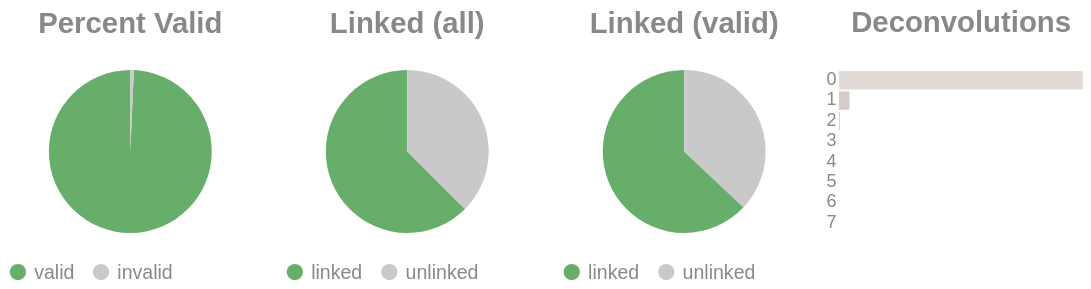

The code cell stored with this chart in its notebook:
### Code cell
if SKIPLR:
    pass
else:
    clash = Counter()
    for i in valids['molecule'].to_list():
        _mol = i.split("-")
        if len(_mol) == 1:
            clash.update('0')
        else:
            clash.update(_mol[-1])

    _d = {"deconvolutions": [], 'count': []}
    for k,v in clash.items():
        _d['deconvolutions'].append(k)
        _d['count'].append(v)

    tot_valid = valids['reads'].sum()
    mask = valids['reads'] >= 2
    n_linked_reads = valids.filter(mask)['reads'].sum()
    if n_linked_reads == 0:
        print_html("No linked molecules (>=2 reads) were detected; skipping linked-only distributions.")
        SKIPLR = True
    else:
        perc_valid = round(tot_valid / n_reads, 4)
        linked_perc_abs = round(n_linked_reads / n_reads, 4)
        linked_perc = round(n_linked_reads / tot_valid, 4)

    _valid = pl.DataFrame({"valids": ['valid', 'invalid'], "count": [tot_valid, n_reads - tot_valid]})
    _linked_abs = pl.DataFrame({"linked (absolute)": ['linked', 'unlinked'], "count": [n_linked_reads, n_reads - n_linked_reads]})
    _linked_rel = pl.DataFrame({"linked (valids)": ['linked', 'unlinked'], "count": [n_linked_reads, tot_valid - n_linked_reads]})

    (
        alt.hconcat(
            piechart(_valid, goodval = 'valid', title = "Percent Valid"),
            piechart(_linked_abs, goodval = "linked", title =  "Linked (all)"),
            piechart(_linked_rel, goodval = "linked", title =  "Linked (valid)"),
            convolutionbar(pl.DataFrame(_d), title = "Deconvolutions"),
            center = True,
            bounds = 'flush'
        )
        .resolve_scale(color='independent')
        .resolve_legend('independent')
        .properties(usermeta={'embedOptions': {"actions": False}})
    ).display()

### Figure 1 — Vega-Lite specification as saved in the notebook (floating-point values rounded to 4 significant figures)
{"width": "container", "height": 400, "config": {"title": {"anchor": "start", "dy": -15, "fontSize": 18, "color": "#888888", "subtitleColor": "#888888", "subtitleFontSize": 14}, "arc": {"fill": "#0072B2"}, "axis": {"domainColor": "#888888", "domainWidth": 0.5, "gridWidth": 0.2, "grid": false, "titleFontWeight": 400, "titleFontSize": 15, "labelFontSize": 11, "labelColor": "#888888", "tickColor": "#888888", "tickWidth": 0.2, "titleColor": "#888888"}, "axisBand": {"grid": false}, "axisX": {"grid": true, "tickSize": 10, "domainCap": "round"}, "axisY": {"domain": false, "grid": true, "tickSize": 0, "domainCap": "round"}, "background": "transparent", "header": {"labelFontSize": 15, "labelColor": "#888888", "titleFontSize": 15, "titleFontWeight": 600, "titleColor": "#888888"}, "legend": {"labelFont": "sans-serif", "labelFontSize": 12, "labelColor": "#888888", "symbolSize": 100, "symbolType": "circle", "titleFontSize": 12, "titlePadding": 10, "titleColor": "#888888", "title": null}, "range": {"category": ["#E69F00", "#56B4E9", "#009E73", "#F0E442", "#0072B2", "#D55E00", "#CC79A7", "#000000"], "diverging": ["#cfe8f3", "#a2d4ec", "#73bfe2", "#46abdb", "#1696d2", "#12719e"]}, "area": {"fill": "#0072B2", "fillOpacity": 0.7, "line": true, "strokeOpacity": 0.7}, "line": {"color": "#0072B2", "stroke": "#0072B2", "strokeWidth": 2}, "trail": {"color": "#0072B2", "stroke": "#0072B2", "strokeWidth": 0, "size": 1}, "point": {"filled": true, "fillOpacity": 1.0, "size": 95}, "text": {"color": "#888888", "fontSize": 11, "align": "right", "fontWeight": 400, "size": 11}, "bar": {"fill": "#0072B2", "stroke": null}, "view": {"stroke": null, "continuousWidth": 660, "continuousHeight": 400}}, "hconcat": [{"data": {"name": "data-adbb3e9f507f816cb14b4cd7cff6b986"}, "mark": {"type": "arc"}, "encoding": {"color": {"field": "valids", "legend": {"orient": "bottom", "title": null}, "scale": {"domain": ["valid", "invalid"], "range": ["#68ae6b", "#C9C9C9"]}, "title": "Valids", "type": "nominal"}, "theta": {"field": "count", "type": "quantitative"}, "tooltip": [{"field": "valids", "title": "Valids", "type": "ordinal"}, {"field": "percent", "format": ".2%", "title": "Percent", "type": "quantitative"}, {"field": "count", "title": "Count", "type": "quantitative"}]}, "height": 100, "title": {"text": "Percent Valid", "align": "center", "anchor": "middle"}, "transform": [{"calculate": "datum.count / 12831707", "as": "percent"}], "width": 150}, {"data": {"name": "data-5221a0c47fa87cdbf3f5e152e5b7b914"}, "mark": {"type": "arc"}, "encoding": {"color": {"field": "linked (absolute)", "legend": {"orient": "bottom", "title": null}, "scale": {"domain": ["linked", "unlinked"], "range": ["#68ae6b", "#C9C9C9"]}, "title": "Linked (Absolute)", "type": "nominal"}, "theta": {"field": "count", "type": "quantitative"}, "tooltip": [{"field": "linked (absolute)", "title": "Linked (Absolute)", "type": "ordinal"}, {"field": "percent", "format": ".2%", "title": "Percent", "type": "quantitative"}, {"field": "count", "title": "Count", "type": "quantitative"}]}, "height": 100, "title": {"text": "Linked (all)", "align": "center", "anchor": "middle"}, "transform": [{"calculate": "datum.count / 12831707", "as": "percent"}], "width": 150}, {"data": {"name": "data-4717e62a06372497dfe2274721f34929"}, "mark": {"type": "arc"}, "encoding": {"color": {"field": "linked (valids)", "legend": {"orient": "bottom", "title": null}, "scale": {"domain": ["linked", "unlinked"], "range": ["#68ae6b", "#C9C9C9"]}, "title": "Linked (Valids)", "type": "nominal"}, "theta": {"field": "count", "type": "quantitative"}, "tooltip": [{"field": "linked (valids)", "title": "Linked (Valids)", "type": "ordinal"}, {"field": "percent", "format": ".2%", "title": "Percent", "type": "quantitative"}, {"field": "count", "title": "Count", "type": "quantitative"}]}, "height": 100, "title": {"text": "Linked (valid)", "align": "center", "anchor": "middle"}, "transform": [{"calculate": "datum.count / 12743377", "as": "percent"}], "width": 150}, {"data": {"name": "data-5e908405d36d83ce196a9e728b52b25d"}, "mark": {"type": "bar"}, "encoding": {"color": {"field": "deconvolutions", "legend": null, "scale": {"scheme": "lightgreyred"}, "type": "nominal"}, "tooltip": [{"field": "deconvolutions", "title": "Deconvolutions", "type": "ordinal"}, {"field": "percent", "format": ".2%", "title": "Percent", "type": "quantitative"}, {"field": "count", "title": "Count", "type": "quantitative"}], "x": {"axis": null, "field": "count", "type": "quantitative"}, "y": {"field": "deconvolutions", "sort": "ascending", "title": null, "type": "nominal"}}, "height": 100, "title": {"text": "Deconvolutions", "align": "center", "anchor": "middle"}, "transform": [{"calculate": "datum.count / 7312909", "as": "percent"}], "width": 150}], "bounds": "flush", "center": true, "resolve": {"legend": {"angle": "independent"}, "scale": {"color": "independent"}}, "usermeta": {"embedOptions": {"actions": false}}, "$schema": "https://vega.github.io/schema/vega-lite/v6.1.0.json", "datasets": {"data-adbb3e9f507f816cb14b4cd7cff6b986": [{"valids": "valid", "count": 12743377}, {"valids": "invalid", "count": 88330}], "data-5221a0c47fa87cdbf3f5e152e5b7b914": [{"linked (absolute)": "linked", "count": 8026746}, {"linked (absolute)": "unlinked", "count": 4804961}], "data-4717e62a06372497dfe2274721f34929": [{"linked (valids)": "linked", "count": 8026746}, {"linked (valids)": "unlinked", "count": 4716631}], "data-5e908405d36d83ce196a9e728b52b25d": [{"deconvolutions": "0", "count": 6988846}, {"deconvolutions": "1", "count": 301569}, {"deconvolutions": "2", "count": 20514}, {"deconvolutions": "3", "count": 1754}, {"deconvolutions": "4", "count": 191}, {"deconvolutions": "5", "count": 28}, {"deconvolutions": "6", "count": 6}, {"deconvolutions": "7", "count": 1}]}}
